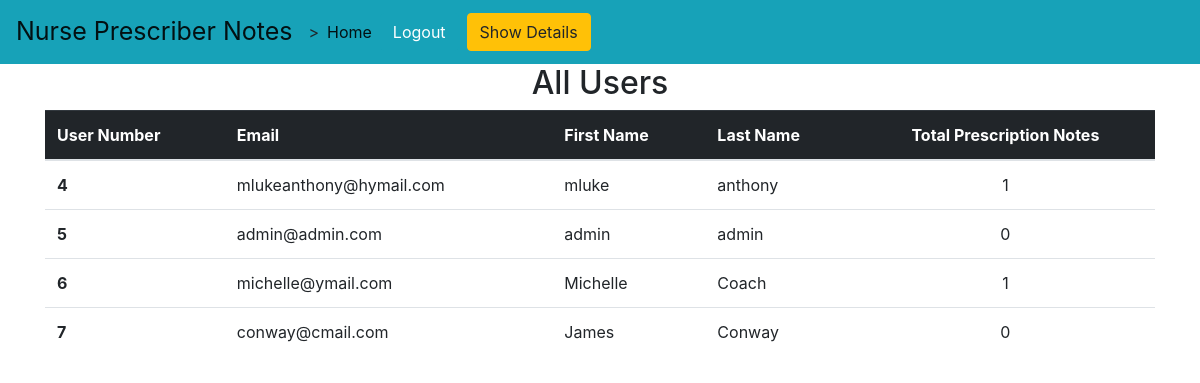
Page /all-users (signed in) on the earlier database version.
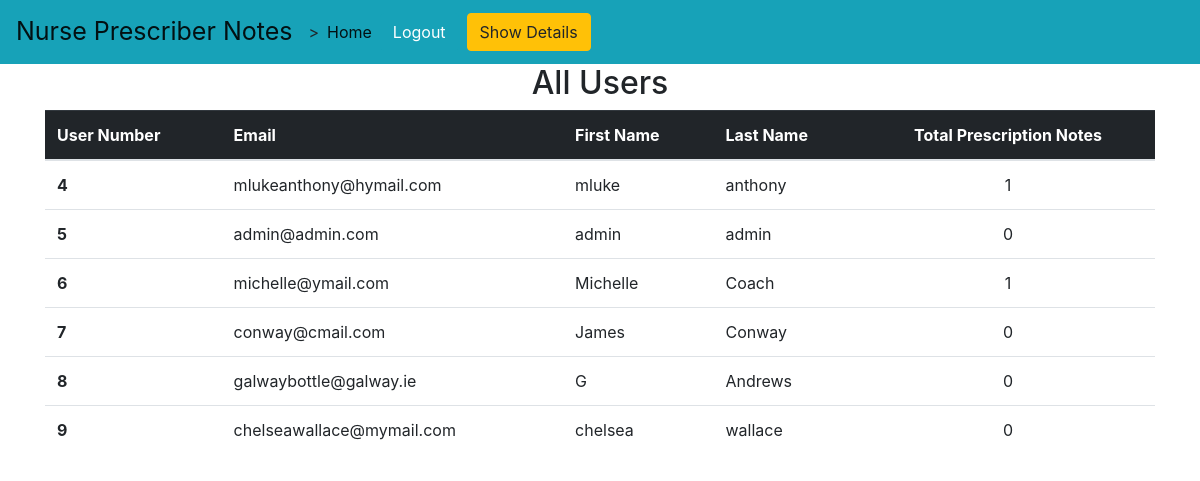
Same page on the later database version.
### website/models.py (models this page shows)
class User(db.Model, UserMixin):
    id = db.Column(db.Integer, primary_key = True)
    email = db.Column(db.String(150), unique = True)
    password = db.Column(db.String(150))
    first_name = db.Column(db.String(150))
    last_name = db.Column(db.String(150))
    notes = db.relationship('Note')

### website/views.py (the view)
@views.route("/all-users")
@login_required
def allUsers():
    id = current_user.id
    if id == 5:
        all_users=User.query.all()
        var=[]
    for user in all_users:
        notes=Note.query.filter_by(user_id=user.id).all()
        if len(notes)>0:
            var.append(len(notes))
        else:
            var.append(0)
    zipped=zip(all_users,var)
    return render_template("showusers.html",all_users=zipped,user=current_user)

### website/__init__.py (called while the page is built)
def create_app():
    app = Flask(__name__)
    app.config['SECRET_KEY']="I am the secret key"
    app.config['SQLALCHEMY_DATABASE_URI'] = f'sqlite:///{DB_NAME}'
    app.config['SQLALCHEMY_TRACK_MODIFICATIONS'] = True
    db.init_app(app)
    from .views import views
    from .auth import auth
    app.register_blueprint(views,url_prefix="/")
    app.register_blueprint(auth,url_prefix="/")
    from .models import User, Note
    create_db(app)
    login_manager=LoginManager()
    login_manager.login_view = 'auth.login'
    login_manager.init_app(app)
    @login_manager.user_loader
    def load_user(id):
        return User.query.get(int(id))
    return app

### website/templates/showusers.html (shortened to what this page needs)
{% extends 'base.html' %}
{% block deleteAcc %}
{% if current_user.id == 5 %}
<div class="form-inline mx-2 my-lg-0 ">
    <a href="/details/{{user.id}}" class="btn btn-warning my-2 my-sm-0" type="button" id="logout">Show Details</a>
</div>
{% endif %}
{% endblock deleteAcc %}
{% block content %}
<h2 align="center">All Users</h2>
<table class="table">
    <thead class="table-dark">
        <tr>
            <th scope="col">User Number</th>
            <th scope="col">Email</th>
            <th scope="col">First Name</th>
            <th scope="col">Last Name</th>
            <th scope="col" style="text-align:center">Total Prescription Notes</th>
        </tr>
    </thead>
    <tbody>
        {% for usr,count in all_users %}
        <tr>
            <th scope="row">{{usr.id}}</th>
            <td>{{usr.email}}</td>
            <td>{{usr.first_name}}</td>
            <td>{{usr.last_name}}</td>
            <td style="text-align:center">{{count}}</td>
        </tr>
        {% endfor %}
    </tbody>
</table>
{% endblock content %}

### website/templates/base.html (shortened to what this page needs)
<!DOCTYPE html>
<html>
<head>
    <link rel="stylesheet"
          href="https://cdn.jsdelivr.net/npm/bootstrap@4.1.3/dist/css/bootstrap.min.css"
 />
    <link rel="stylesheet"
          href="https://cdn.jsdelivr.net/npm/@fortawesome/fontawesome-free@6.1.1/css/fontawesome.min.css"
 />
</head>
<body>
    <nav class="navbar navbar-expand-lg navbar-light bg-info">
        <a class="navbar-brand" href="/" style="font-size:25px">Nurse Prescriber Notes</a>
        >
        <div class="collapse navbar-collapse" id="navbarSupportedContent">
            <ul class="navbar-nav">
                {% if user.is_authenticated %}
                <li class="nav-item">
                    <a class="nav-link active" href="/" id="logout">Home</a>
                </li>
                {% endif %}
            </ul>
            {% if user.is_authenticated %}
            <div class="form-inline my-2 my-lg-0 ">
                <a href="/logout" class="btn btn-info my-2 my-sm-0" type="button" id="logout">Logout</a>
            </div>
            {% block deleteAcc %}
            {% endblock deleteAcc %}
            {% endif %}
        </div>
    </nav>
    <div class="container">
        {% block content %}
        {% endblock content %}
    </div>
</body>
</html>

Differences in the rows shown:
added User: id "8", email "galwaybottle@galway.ie", first_name "G", last_name "Andrews", count "0"
added User: id "9", email "chelseawallace@mymail.com", first_name "chelsea", last_name "wallace", count "0"
